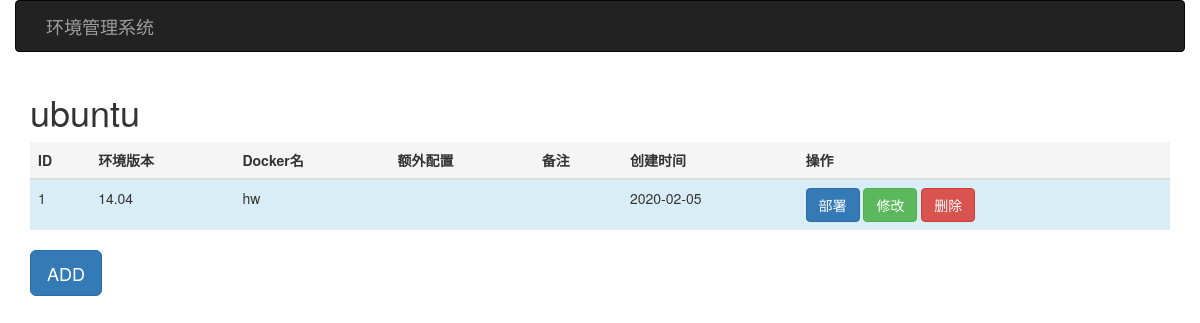
Page /view/1 on the earlier database version.
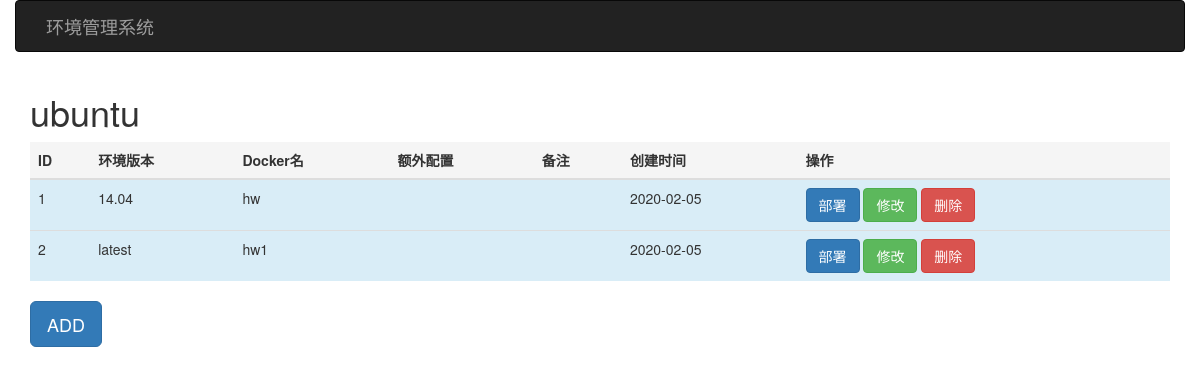
Same page on the later database version.
### app.py (models this page shows, shortened)
class Version(db.Model):
    __tablename__ = 'version'
    id = db.Column(db.Integer, primary_key=True)
    env_id = db.Column(db.Integer, db.ForeignKey('environments.id'), nullable=False)
    env_version = db.Column(db.String(1024), nullable=False)
    docker_name = db.Column(db.String(1024), nullable=False)
    extra_code = db.Column(db.String(1024), nullable=True)
    value = db.Column(db.String(1024), nullable=True)
    create_time = db.Column(db.Date, default=datetime.date.today(), nullable=True)

### app.py (the view, shortened to what this page needs)
@app.route('/view/<int:env_id>', methods=['GET', 'POST'])
def show_version_list(env_id):
    form = VersionListForm()
    if request.method == 'GET':
        versionlists = Version.query.filter_by(env_id=env_id).join(Environments, Version.env_id == Environments.id)
        env_out_name = Environments.query.filter_by(id=env_id).first_or_404()
        return render_template('view.html', env_out_name=env_out_name.name, versionlists=versionlists, form=form)

### templates/view.html (shortened to what this page needs)
{% extends "base_env.html" %}
{% import "bootstrap/wtf.html" as wtf %}
{% block page_content %}
<h1>{{env_out_name}}</h1>
<table class="table table-hover">
    <thead>
        <th class="active">ID</th>
        <th class="active">环境版本</th>
        <th class="active">Docker名</th>
        <th class="active">额外配置</th>
        <th class="active">备注</th>
        <th class="active">创建时间</th>
        <th class='active'>操作</th>
    </thead>
    <tbody>
        {% for todo in versionlists %}
            <tr class="info">
                <td>{{ loop.index }}</td>
                <td>{{ todo.env_version }}</td>
                <td>{{ todo.docker_name }}</td>
                <td>{{ todo.extra_code }}</td>
                <td>{{ todo.value }}</td>
                <td>{{ todo.create_time }}</td>
                <td>
                    <a href="{{ url_for('deploy', env_id=todo.env_id, id=todo.id) }}" class="btn btn-primary" role ="button">部署</a>
                    <a href="{{ url_for('change_version_list', env_id=todo.env_id, id=todo.id) }}" class="btn btn-success" role ="button">修改</a>
                    <a href="{{ url_for('delete_version_list', env_id=todo.env_id, id=todo.id) }}" class="btn btn-danger" role ="button">删除</a>
                </td>
            </tr>
        {% endfor %}
    </tbody>
</table>
<button type="button" class="btn btn-primary btn-lg" data-toggle="modal" data-target="#myModal"> ADD </button>
{% endblock %}

Differences in the rows shown:
added Version: env_version "latest", docker_name "hw1", create_time "2020-02-05"
